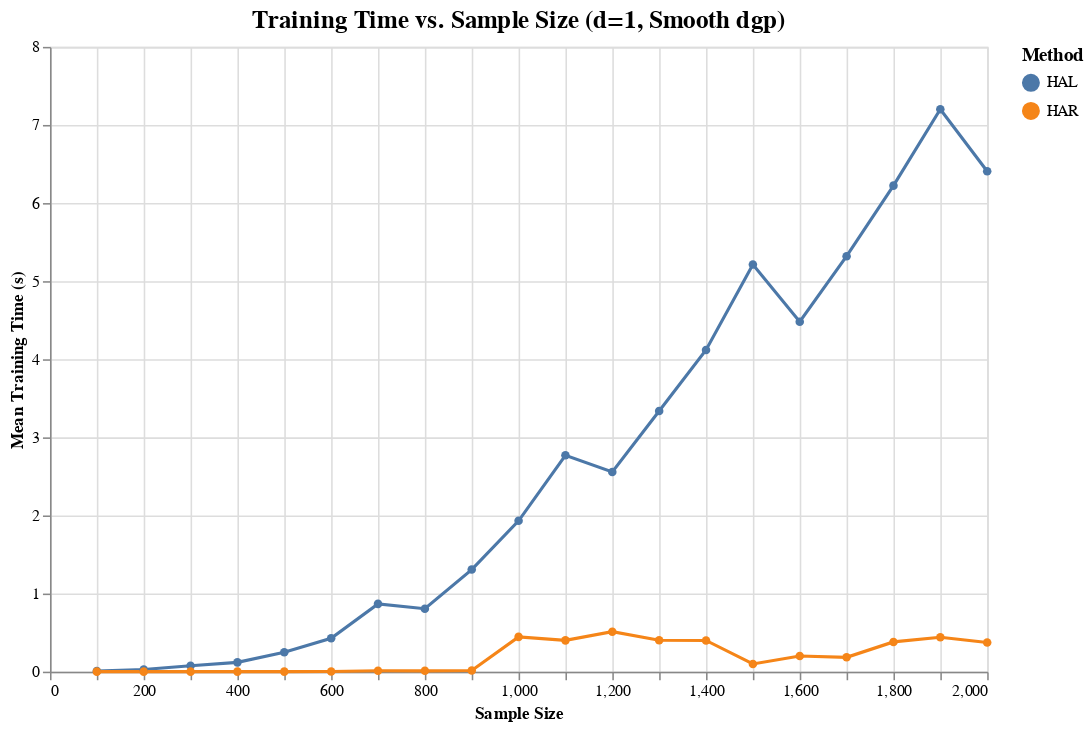
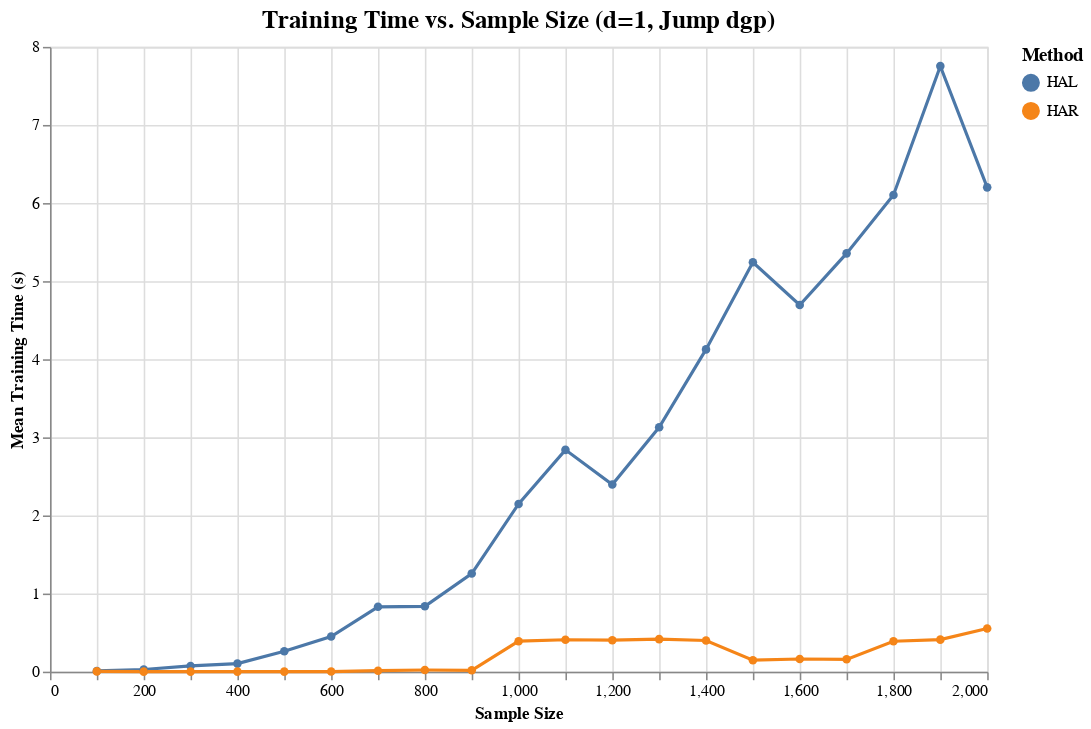
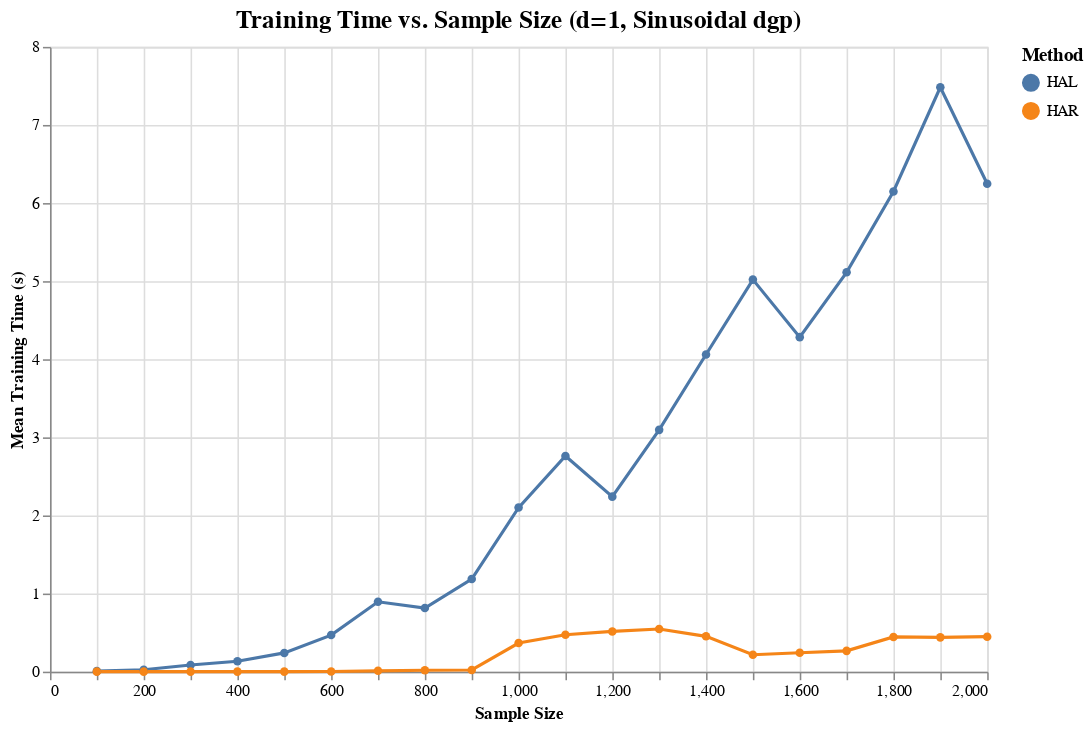

Source (notebook cell) for these figures, in order:
### Markdown cell above
# Main training run for 3x3 grid of plots 

## For 100-2000 samples

### Code cell
## Run trials for all combinations of d sizes, sample sizes, and data generators

# IMPORTS REQUIRED FOR TRAINING, PLOTTING, AND SAVING DATAFRAMES
import numpy as np
from data_generators import DataGenerator, SmoothDataGenerator, JumpDataGenerator, SinusoidalDataGenerator
import pandas as pd 
from run_trials import RunTrials
import warnings
from train_time_plotter import TrainTimePlotter
import os
import pickle

# Suppress warnings
warnings.filterwarnings("ignore")

## Setup: Define the parameters for the experiment

ALL_DF_FILE_NAMES = "Training_df_files/all_file_names.pickle"

d_sizes = [1, 3, 5]     # Dimensionality of the data (same as HAL paper)
num_trials = 5          # Number of trials to run for each sample size, dgp, model
sample_sizes = np.arange(start=100, stop=2100, step=100) # Sample sizes to test: 100, 200, ..., 2000
data_generators = [SmoothDataGenerator, JumpDataGenerator, SinusoidalDataGenerator]
data_frames = [] # List to store all DataFrames for each combination of d, sample size, and data generator
all_plots = [] # List to store all plots (might as well!)
all_file_names = [] # List to store all file names for the saved DataFrames

# Run trials for all combinations of d sizes, sample sizes, and data generators
for d in d_sizes:
    for dgp in data_generators:

        # Run trials for the current combination of d, sample size, and data generator
        results = RunTrials.run_trials(d, sample_sizes, num_trials, dgp)

        # Convert results to DataFrame and append to the list of all DataFrames
        df = pd.DataFrame(results)
        data_frames.append(df)

        # Generate a descriptive file name, save to pickle format, and append to the list of all file names
        file_name = f"dataframe_d{d}_dgp_{dgp.name}.pickle"
        df.to_pickle(file_name)
        all_file_names.append(file_name)
        print(f"Saved DataFrame to {file_name}")

        # Append the plot to the list of all plots, and display the plot
        plot = TrainTimePlotter.plot(df, d, dgp.name)
        all_plots.append(plot)
        display(plot)
        
# Save the file names to a pickle file
with open(ALL_DF_FILE_NAMES, "wb") as f:
    pickle.dump(all_file_names, f)

### Figure 1 — Vega-Lite specification as saved in the notebook (floating-point values rounded to 4 significant figures)
{"config": {"view": {"continuousWidth": 300, "continuousHeight": 300}, "axis": {"grid": true}, "legend": {"labelFontSize": 10, "titleFontSize": 12}, "title": {"fontSize": 16}}, "data": {"name": "data-e9579f6cf304f66ba977c7e134478cec"}, "mark": {"type": "line", "point": true}, "encoding": {"color": {"field": "Method", "legend": {"title": "Method"}, "type": "nominal"}, "tooltip": [{"field": "Sample Size", "type": "quantitative"}, {"field": "Method", "type": "nominal"}, {"field": "mean_training_time", "type": "quantitative"}], "x": {"field": "Sample Size", "title": "Sample Size", "type": "quantitative"}, "y": {"field": "mean_training_time", "title": "Mean Training Time (s)", "type": "quantitative"}}, "height": 400, "title": "Training Time vs. Sample Size\n(d=1, Smooth dgp)", "width": 600, "$schema": "https://vega.github.io/schema/vega-lite/v5.17.0.json", "datasets": {"data-e9579f6cf304f66ba977c7e134478cec": [{"Sample Size": 100, "Method": "HAL", "mean_training_time": 0.007487, "std_training_time": 0.0008614}, {"Sample Size": 100, "Method": "HAR", "mean_training_time": 0.0003726, "std_training_time": 2.587e-05}, {"Sample Size": 200, "Method": "HAL", "mean_training_time": 0.0283, "std_training_time": 0.003517}, {"Sample Size": 200, "Method": "HAR", "mean_training_time": 0.0004125, "std_training_time": 3.863e-05}, {"Sample Size": 300, "Method": "HAL", "mean_training_time": 0.07602, "std_training_time": 0.01629}, {"Sample Size": 300, "Method": "HAR", "mean_training_time": 0.000441, "std_training_time": 2.021e-05}, {"Sample Size": 400, "Method": "HAL", "mean_training_time": 0.1191, "std_training_time": 0.01647}, {"Sample Size": 400, "Method": "HAR", "mean_training_time": 0.0005058, "std_training_time": 3.183e-05}, {"Sample Size": 500, "Method": "HAL", "mean_training_time": 0.2482, "std_training_time": 0.02101}, {"Sample Size": 500, "Method": "HAR", "mean_training_time": 0.0005958, "std_training_time": 1.856e-05}, {"Sample Size": 600, "Method": "HAL", "mean_training_time": 0.4266, "std_training_time": 0.02759}, {"Sample Size": 600, "Method": "HAR", "mean_training_time": 0.001734, "std_training_time": 0.001451}, {"Sample Size": 700, "Method": "HAL", "mean_training_time": 0.8678, "std_training_time": 0.09603}, {"Sample Size": 700, "Method": "HAR", "mean_training_time": 0.01128, "std_training_time": 0.002074}, {"Sample Size": 800, "Method": "HAL", "mean_training_time": 0.806, "std_training_time": 0.07151}, {"Sample Size": 800, "Method": "HAR", "mean_training_time": 0.01053, "std_training_time": 0.006786}, {"Sample Size": 900, "Method": "HAL", "mean_training_time": 1.307, "std_training_time": 0.1343}, {"Sample Size": 900, "Method": "HAR", "mean_training_time": 0.01408, "std_training_time": 0.008293}, {"Sample Size": 1000, "Method": "HAL", "mean_training_time": 1.931, "std_training_time": 0.1026}, {"Sample Size": 1000, "Method": "HAR", "mean_training_time": 0.4451, "std_training_time": 0.1355}, {"Sample Size": 1100, "Method": "HAL", "mean_training_time": 2.77, "std_training_time": 0.2774}, {"Sample Size": 1100, "Method": "HAR", "mean_training_time": 0.4008, "std_training_time": 0.06076}, {"Sample Size": 1200, "Method": "HAL", "mean_training_time": 2.557, "std_training_time": 0.1126}, {"Sample Size": 1200, "Method": "HAR", "mean_training_time": 0.5115, "std_training_time": 0.0513}, {"Sample Size": 1300, "Method": "HAL", "mean_training_time": 3.337, "std_training_time": 0.1598}, {"Sample Size": 1300, "Method": "HAR", "mean_training_time": 0.4022, "std_training_time": 0.07655}, {"Sample Size": 1400, "Method": "HAL", "mean_training_time": 4.119, "std_training_time": 0.2098}, {"Sample Size": 1400, "Method": "HAR", "mean_training_time": 0.3994, "std_training_time": 0.06331}, {"Sample Size": 1500, "Method": "HAL", "mean_training_time": 5.214, "std_training_time": 0.3726}, {"Sample Size": 1500, "Method": "HAR", "mean_training_time": 0.09892, "std_training_time": 0.02432}, {"Sample Size": 1600, "Method": "HAL", "mean_training_time": 4.482, "std_training_time": 0.2213}, {"Sample Size": 1600, "Method": "HAR", "mean_training_time": 0.2006, "std_training_time": 0.1118}, {"Sample Size": 1700, "Method": "HAL", "mean_training_time": 5.32, "std_training_time": 0.3287}, {"Sample Size": 1700, "Method": "HAR", "mean_training_time": 0.1834, "std_training_time": 0.02807}, {"Sample Size": 1800, "Method": "HAL", "mean_training_time": 6.223, "std_training_time": 0.3512}, {"Sample Size": 1800, "Method": "HAR", "mean_training_time": 0.381, "std_training_time": 0.04128}, {"Sample Size": 1900, "Method": "HAL", "mean_training_time": 7.202, "std_training_time": 0.3333}, {"Sample Size": 1900, "Method": "HAR", "mean_training_time": 0.44, "std_training_time": 0.05968}, {"Sample Size": 2000, "Method": "HAL", "mean_training_time": 6.407, "std_training_time": 0.3982}, {"Sample Size": 2000, "Method": "HAR", "mean_training_time": 0.3725, "std_training_time": 0.03934}]}}

### Figure 2 — Vega-Lite specification as saved in the notebook (floating-point values rounded to 4 significant figures)
{"config": {"view": {"continuousWidth": 300, "continuousHeight": 300}, "axis": {"grid": true}, "legend": {"labelFontSize": 10, "titleFontSize": 12}, "title": {"fontSize": 16}}, "data": {"name": "data-e2be19638951739da7cc5c6051ea6a24"}, "mark": {"type": "line", "point": true}, "encoding": {"color": {"field": "Method", "legend": {"title": "Method"}, "type": "nominal"}, "tooltip": [{"field": "Sample Size", "type": "quantitative"}, {"field": "Method", "type": "nominal"}, {"field": "mean_training_time", "type": "quantitative"}], "x": {"field": "Sample Size", "title": "Sample Size", "type": "quantitative"}, "y": {"field": "mean_training_time", "title": "Mean Training Time (s)", "type": "quantitative"}}, "height": 400, "title": "Training Time vs. Sample Size\n(d=1, Jump dgp)", "width": 600, "$schema": "https://vega.github.io/schema/vega-lite/v5.17.0.json", "datasets": {"data-e2be19638951739da7cc5c6051ea6a24": [{"Sample Size": 100, "Method": "HAL", "mean_training_time": 0.009306, "std_training_time": 0.002242}, {"Sample Size": 100, "Method": "HAR", "mean_training_time": 0.003622, "std_training_time": 0.006895}, {"Sample Size": 200, "Method": "HAL", "mean_training_time": 0.02805, "std_training_time": 0.005127}, {"Sample Size": 200, "Method": "HAR", "mean_training_time": 0.0003695, "std_training_time": 2.764e-05}, {"Sample Size": 300, "Method": "HAL", "mean_training_time": 0.0735, "std_training_time": 0.01404}, {"Sample Size": 300, "Method": "HAR", "mean_training_time": 0.0004709, "std_training_time": 5.05e-05}, {"Sample Size": 400, "Method": "HAL", "mean_training_time": 0.1031, "std_training_time": 0.02424}, {"Sample Size": 400, "Method": "HAR", "mean_training_time": 0.0004867, "std_training_time": 3.24e-05}, {"Sample Size": 500, "Method": "HAL", "mean_training_time": 0.2607, "std_training_time": 0.02922}, {"Sample Size": 500, "Method": "HAR", "mean_training_time": 0.0006026, "std_training_time": 4.576e-05}, {"Sample Size": 600, "Method": "HAL", "mean_training_time": 0.4504, "std_training_time": 0.06569}, {"Sample Size": 600, "Method": "HAR", "mean_training_time": 0.0009736, "std_training_time": 0.0005511}, {"Sample Size": 700, "Method": "HAL", "mean_training_time": 0.8303, "std_training_time": 0.0559}, {"Sample Size": 700, "Method": "HAR", "mean_training_time": 0.01275, "std_training_time": 0.008874}, {"Sample Size": 800, "Method": "HAL", "mean_training_time": 0.8363, "std_training_time": 0.1322}, {"Sample Size": 800, "Method": "HAR", "mean_training_time": 0.02079, "std_training_time": 0.00596}, {"Sample Size": 900, "Method": "HAL", "mean_training_time": 1.256, "std_training_time": 0.1006}, {"Sample Size": 900, "Method": "HAR", "mean_training_time": 0.01682, "std_training_time": 0.008965}, {"Sample Size": 1000, "Method": "HAL", "mean_training_time": 2.147, "std_training_time": 0.224}, {"Sample Size": 1000, "Method": "HAR", "mean_training_time": 0.3904, "std_training_time": 0.05028}, {"Sample Size": 1100, "Method": "HAL", "mean_training_time": 2.84, "std_training_time": 0.4044}, {"Sample Size": 1100, "Method": "HAR", "mean_training_time": 0.4084, "std_training_time": 0.04394}, {"Sample Size": 1200, "Method": "HAL", "mean_training_time": 2.395, "std_training_time": 0.1277}, {"Sample Size": 1200, "Method": "HAR", "mean_training_time": 0.4033, "std_training_time": 0.05191}, {"Sample Size": 1300, "Method": "HAL", "mean_training_time": 3.129, "std_training_time": 0.2365}, {"Sample Size": 1300, "Method": "HAR", "mean_training_time": 0.4166, "std_training_time": 0.05439}, {"Sample Size": 1400, "Method": "HAL", "mean_training_time": 4.126, "std_training_time": 0.4877}, {"Sample Size": 1400, "Method": "HAR", "mean_training_time": 0.3991, "std_training_time": 0.03724}, {"Sample Size": 1500, "Method": "HAL", "mean_training_time": 5.242, "std_training_time": 0.186}, {"Sample Size": 1500, "Method": "HAR", "mean_training_time": 0.1471, "std_training_time": 0.05031}, {"Sample Size": 1600, "Method": "HAL", "mean_training_time": 4.695, "std_training_time": 0.09509}, {"Sample Size": 1600, "Method": "HAR", "mean_training_time": 0.1628, "std_training_time": 0.04223}, {"Sample Size": 1700, "Method": "HAL", "mean_training_time": 5.356, "std_training_time": 0.746}, {"Sample Size": 1700, "Method": "HAR", "mean_training_time": 0.1578, "std_training_time": 0.05149}, {"Sample Size": 1800, "Method": "HAL", "mean_training_time": 6.104, "std_training_time": 0.4067}, {"Sample Size": 1800, "Method": "HAR", "mean_training_time": 0.3888, "std_training_time": 0.03341}, {"Sample Size": 1900, "Method": "HAL", "mean_training_time": 7.753, "std_training_time": 1.153}, {"Sample Size": 1900, "Method": "HAR", "mean_training_time": 0.4101, "std_training_time": 0.02423}, {"Sample Size": 2000, "Method": "HAL", "mean_training_time": 6.201, "std_training_time": 0.3113}, {"Sample Size": 2000, "Method": "HAR", "mean_training_time": 0.5524, "std_training_time": 0.006352}]}}

### Figure 3 — Vega-Lite specification as saved in the notebook (floating-point values rounded to 4 significant figures)
{"config": {"view": {"continuousWidth": 300, "continuousHeight": 300}, "axis": {"grid": true}, "legend": {"labelFontSize": 10, "titleFontSize": 12}, "title": {"fontSize": 16}}, "data": {"name": "data-7a247fc8d477ec80e1281a5e9e3cf24f"}, "mark": {"type": "line", "point": true}, "encoding": {"color": {"field": "Method", "legend": {"title": "Method"}, "type": "nominal"}, "tooltip": [{"field": "Sample Size", "type": "quantitative"}, {"field": "Method", "type": "nominal"}, {"field": "mean_training_time", "type": "quantitative"}], "x": {"field": "Sample Size", "title": "Sample Size", "type": "quantitative"}, "y": {"field": "mean_training_time", "title": "Mean Training Time (s)", "type": "quantitative"}}, "height": 400, "title": "Training Time vs. Sample Size\n(d=1, Sinusoidal dgp)", "width": 600, "$schema": "https://vega.github.io/schema/vega-lite/v5.17.0.json", "datasets": {"data-7a247fc8d477ec80e1281a5e9e3cf24f": [{"Sample Size": 100, "Method": "HAL", "mean_training_time": 0.00683, "std_training_time": 0.0003376}, {"Sample Size": 100, "Method": "HAR", "mean_training_time": 0.0002959, "std_training_time": 2.656e-05}, {"Sample Size": 200, "Method": "HAL", "mean_training_time": 0.02406, "std_training_time": 0.006229}, {"Sample Size": 200, "Method": "HAR", "mean_training_time": 0.000313, "std_training_time": 6.088e-06}, {"Sample Size": 300, "Method": "HAL", "mean_training_time": 0.08501, "std_training_time": 0.01581}, {"Sample Size": 300, "Method": "HAR", "mean_training_time": 0.0004584, "std_training_time": 1.488e-05}, {"Sample Size": 400, "Method": "HAL", "mean_training_time": 0.1335, "std_training_time": 0.0323}, {"Sample Size": 400, "Method": "HAR", "mean_training_time": 0.0005239, "std_training_time": 1.588e-05}, {"Sample Size": 500, "Method": "HAL", "mean_training_time": 0.24, "std_training_time": 0.02654}, {"Sample Size": 500, "Method": "HAR", "mean_training_time": 0.0006463, "std_training_time": 0.0002047}, {"Sample Size": 600, "Method": "HAL", "mean_training_time": 0.4682, "std_training_time": 0.07628}, {"Sample Size": 600, "Method": "HAR", "mean_training_time": 0.001327, "std_training_time": 0.0007496}, {"Sample Size": 700, "Method": "HAL", "mean_training_time": 0.8948, "std_training_time": 0.1506}, {"Sample Size": 700, "Method": "HAR", "mean_training_time": 0.01073, "std_training_time": 0.005063}, {"Sample Size": 800, "Method": "HAL", "mean_training_time": 0.8142, "std_training_time": 0.04904}, {"Sample Size": 800, "Method": "HAR", "mean_training_time": 0.01753, "std_training_time": 0.008388}, {"Sample Size": 900, "Method": "HAL", "mean_training_time": 1.185, "std_training_time": 0.1505}, {"Sample Size": 900, "Method": "HAR", "mean_training_time": 0.02191, "std_training_time": 0.001736}, {"Sample Size": 1000, "Method": "HAL", "mean_training_time": 2.101, "std_training_time": 0.2058}, {"Sample Size": 1000, "Method": "HAR", "mean_training_time": 0.3665, "std_training_time": 0.1453}, {"Sample Size": 1100, "Method": "HAL", "mean_training_time": 2.761, "std_training_time": 0.2186}, {"Sample Size": 1100, "Method": "HAR", "mean_training_time": 0.4732, "std_training_time": 0.06429}, {"Sample Size": 1200, "Method": "HAL", "mean_training_time": 2.241, "std_training_time": 0.2229}, {"Sample Size": 1200, "Method": "HAR", "mean_training_time": 0.5153, "std_training_time": 0.03601}, {"Sample Size": 1300, "Method": "HAL", "mean_training_time": 3.096, "std_training_time": 0.08125}, {"Sample Size": 1300, "Method": "HAR", "mean_training_time": 0.5464, "std_training_time": 0.01079}, {"Sample Size": 1400, "Method": "HAL", "mean_training_time": 4.061, "std_training_time": 0.2665}, {"Sample Size": 1400, "Method": "HAR", "mean_training_time": 0.4522, "std_training_time": 0.06191}, {"Sample Size": 1500, "Method": "HAL", "mean_training_time": 5.02, "std_training_time": 0.2656}, {"Sample Size": 1500, "Method": "HAR", "mean_training_time": 0.2169, "std_training_time": 0.0751}, {"Sample Size": 1600, "Method": "HAL", "mean_training_time": 4.283, "std_training_time": 0.2969}, {"Sample Size": 1600, "Method": "HAR", "mean_training_time": 0.2422, "std_training_time": 0.04836}, {"Sample Size": 1700, "Method": "HAL", "mean_training_time": 5.113, "std_training_time": 0.3778}, {"Sample Size": 1700, "Method": "HAR", "mean_training_time": 0.2662, "std_training_time": 0.06078}, {"Sample Size": 1800, "Method": "HAL", "mean_training_time": 6.148, "std_training_time": 0.433}, {"Sample Size": 1800, "Method": "HAR", "mean_training_time": 0.4447, "std_training_time": 0.04095}, {"Sample Size": 1900, "Method": "HAL", "mean_training_time": 7.483, "std_training_time": 0.6502}, {"Sample Size": 1900, "Method": "HAR", "mean_training_time": 0.4392, "std_training_time": 0.0337}, {"Sample Size": 2000, "Method": "HAL", "mean_training_time": 6.248, "std_training_time": 0.5817}, {"Sample Size": 2000, "Method": "HAR", "mean_training_time": 0.4478, "std_training_time": 0.04199}]}}
